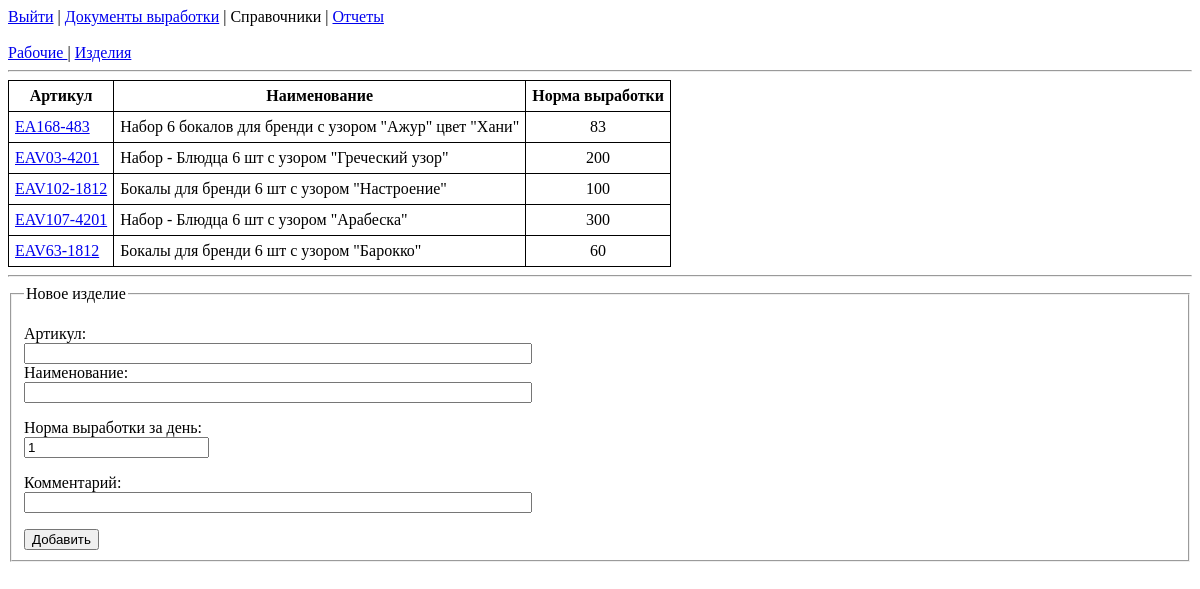
The page /perf/dicts/prods/ (signed in) on the database as committed earlier.
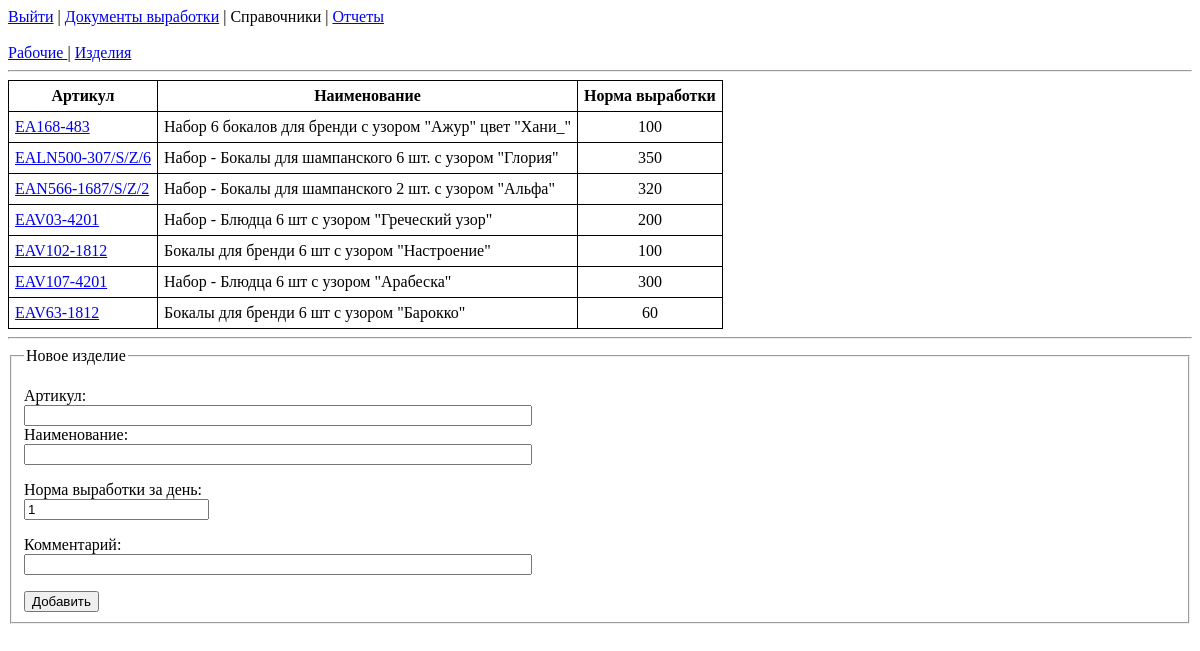
The same page on the database as committed later.
### performance/models.py (models this page shows)
class Product(models.Model):
    code = models.CharField(max_length=50, unique=True, verbose_name='Артикул')
    name = models.CharField(max_length=150, verbose_name='Наименование')
    quota = models.PositiveSmallIntegerField(verbose_name='Норма выработки')
    description = models.TextField(blank=True, verbose_name='Описание')
    class Meta:
        verbose_name_plural = 'Изделия'
        verbose_name = 'Изделие'
        ordering = ['code']
    def __str__(self):
        return self.code

### performance/views.py (the view, shortened to what this page needs)
# urls.py: path('dicts/prods/', prods_view, name="products_list"),
def prods_view(request):
    if not request.user.is_authenticated:
        return redirect('login')
    err = None
    products = Product.objects.all()
    context = {
        'products': products,
        'err': err,
    }
    return render(request, 'products_list.html', context=context)

### performance/templates/products_list.html (shortened to what this page needs)
{% extends "dicts_base.html" %}
{% block content %}
    <table>
        <tr>
            <th> Артикул </th>
            <th> Наименование </th>
            <th> Норма выработки </th>
        </tr>
        {% for product in products %}
        <tr>
            <td><a href="{% url 'edit_product' product.id %}"> {{ product }} </a></td>
            <td> {{ product.name }} </td>
            <td align="center"> {{ product.quota }} </td>
        </tr>
        {% endfor %}
    </table>
    <hr>
    <form method="post">
        <fieldset>
            <legend> Новое изделие </legend>
            <p> <label for="code"> Артикул: </label>
                <input type="text" id="code" name="code" maxlength="50">
                <label for="name"> Наименование: </label>
                <input type="text" id="name" name="name" maxlength="150"></p>
            <p> <label for="quota"> Норма выработки за день: </label>
                <input type="number" id="quota" name="quota" value="1" min="1"></p>
            <p> <label for="descript"> Комментарий: </label>
                <input type="text" id="descript" name="descript" maxlength="250"></p>
            <button type="submit">Добавить</button>
        </fieldset>
    </form>
{% endblock %}

### performance/templates/dicts_base.html (shortened to what this page needs)
<!DOCTYPE html>
<html lang="ru">
<head>
</head>
<body>
    {% if user.is_authenticated %}
        <a href="{% url 'logout' %}">Выйти</a> |
    {% endif %}
    <a href="{% url 'docs_list' %}">Документы выработки</a> | <a>Справочники</a> | <a href="{% url 'report' %}">Отчеты</a>
    <br><br>
    <a href="{% url 'employees_list' %}"> Рабочие </a> | <a href="{% url 'products_list' %}"> Изделия </a>
    <hr>
    {% block content %}
    {% endblock %}
</body>
</html>

### performance/templates/dicts_base.html (style rules this page uses)
table, th, td { border: 1px solid black; border-collapse: collapse; }
th, td { padding: 6px; }
input[type="text"] { width:500px }
label { display: block; width: 200px; }

Rows that differ between the two databases and show on the page:
changed Product "EA168-483": name "Набор 6 бокалов для бренди с узором \"Ажур\" цвет \"Хани\"" → "Набор 6 бокалов для бренди с узором \"Ажур\" цвет \"Хани_\""; quota "83" → "100"
added Product: code "EALN500-307/S/Z/6", name "Набор - Бокалы для шампанского 6 шт. с узором \"Глория\"", quota "350"
added Product: code "EAN566-1687/S/Z/2", name "Набор - Бокалы для шампанского 2 шт. с узором \"Альфа\"", quota "320"
